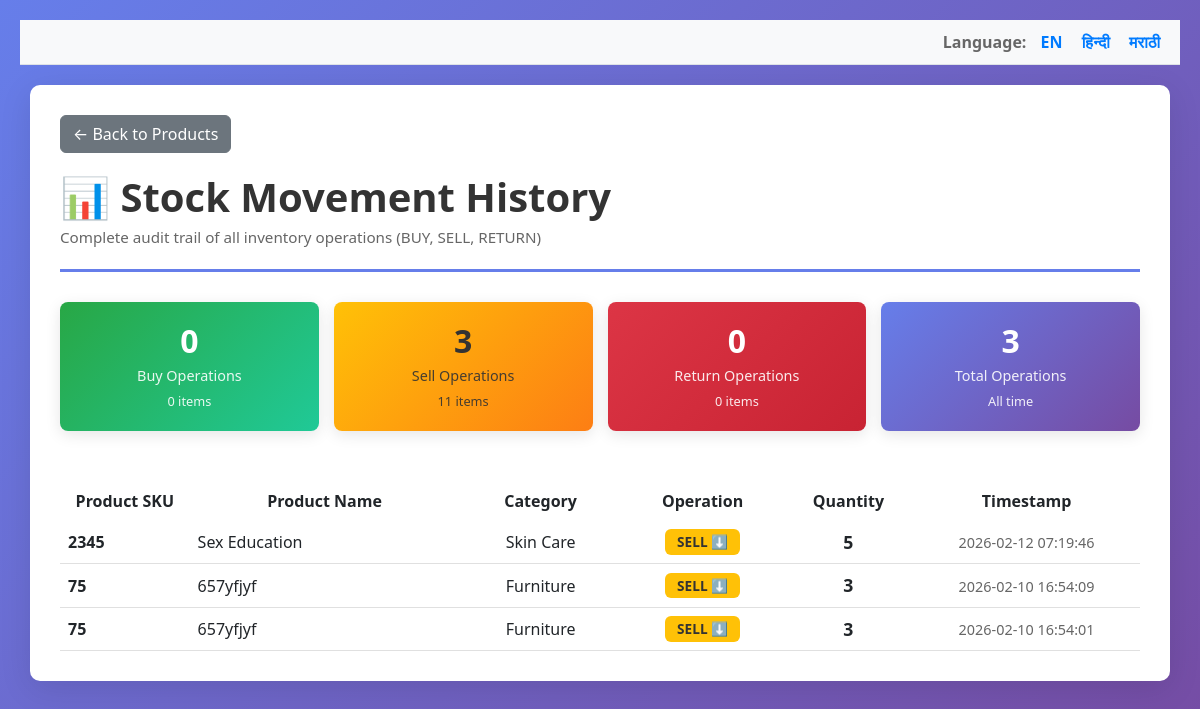
The page /stock-history on the database as committed earlier.
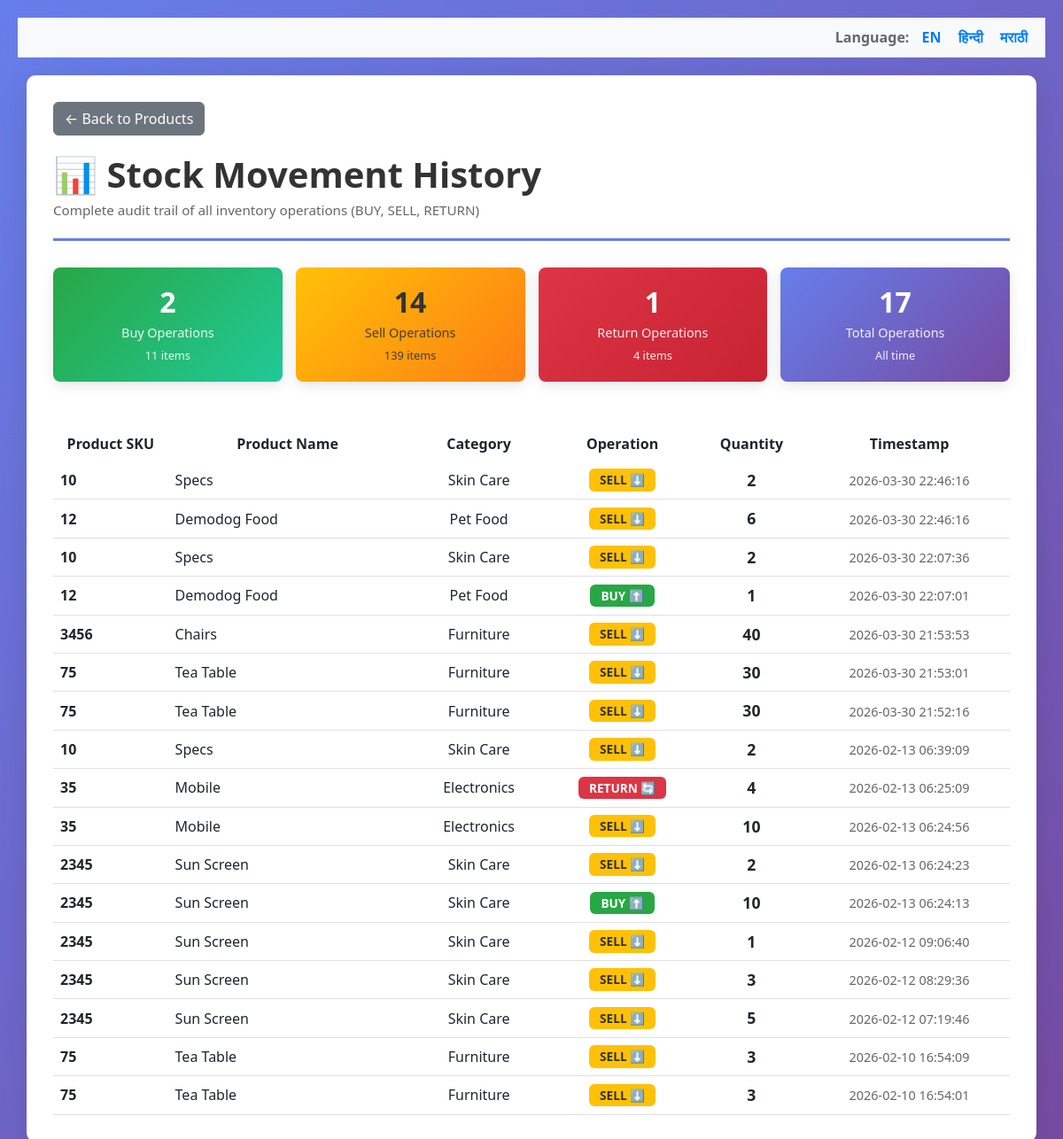
The same page on the database as committed later.
### tables this page shows
CREATE TABLE `STOCK MOVEMENT` (
            id INTEGER PRIMARY KEY AUTOINCREMENT,
            product_id INTEGER NOT NULL,
            type TEXT NOT NULL,
            quantity INTEGER NOT NULL,
            timestamp TIMESTAMP DEFAULT CURRENT_TIMESTAMP, discount REAL DEFAULT 0, final_price REAL, profit REAL,
            FOREIGN KEY (product_id) REFERENCES `PRODUCT TABLE (Core Table)`(ID)
        );

CREATE TABLE `PRODUCT TABLE (Core Table)` (
            ID INTEGER PRIMARY KEY AUTOINCREMENT,
            sku TEXT NOT NULL UNIQUE,
            Name TEXT NOT NULL,
            category_id INTEGER,
            price REAL NOT NULL,
            quantity INTEGER NOT NULL,
            shelf_number TEXT NOT NULL,
            reorder_level INTEGER NOT NULL,
            created_at TIMESTAMP DEFAULT CURRENT_TIMESTAMP, barcode_path TEXT, buy_price REAL NOT NULL DEFAULT 0, sell_price REAL NOT NULL DEFAULT 0,
            FOREIGN KEY (category_id) REFERENCES `CATEGORY TABLE`(id)
        );

CREATE TABLE `CATEGORY TABLE` (
            id INTEGER PRIMARY KEY AUTOINCREMENT,
            name TEXT NOT NULL,
            created_at TIMESTAMP DEFAULT CURRENT_TIMESTAMP
        );

### app.py (the view)
@app.route('/stock-history')
def stock_history():
    conn = get_db_connection()
    movements = conn.execute('''
        SELECT sm.id, sm.product_id, sm.type, sm.quantity, sm.timestamp,
               p.sku, p.Name, c.name as category_name
        FROM `STOCK MOVEMENT` sm
        JOIN `PRODUCT TABLE (Core Table)` p ON sm.product_id = p.ID
        LEFT JOIN `CATEGORY TABLE` c ON p.category_id = c.id
        ORDER BY sm.timestamp DESC
    ''').fetchall()
    conn.close()
    return render_template('stock_history.html', movements=movements)

### app.py (called while the page is built)
def get_locale():
    return session.get('lang', 'en')

def get_db_connection():
    conn = sqlite3.connect(DATABASE)
    conn.row_factory = sqlite3.Row
    return conn

### templates/stock_history.html (shortened to what the changed rows need)
<!DOCTYPE html>
<html lang="en">
<head>
    <link href="https://cdn.jsdelivr.net/npm/bootstrap@5.3.0/dist/css/bootstrap.min.css" rel="stylesheet">
</head>
<body>
    <div class="container">
        <div class="header">
            <h1>📊 {{ _('Stock Movement History') }}</h1>
        </div>
        {% if movements %}
            {% set buy_count = movements|selectattr('type', 'equalto', 'BUY')|list|length %}
            {% set sell_count = movements|selectattr('type', 'equalto', 'SELL')|list|length %}
            {% set return_count = movements|selectattr('type', 'equalto', 'RETURN')|list|length %}
            {% set buy_qty = movements|selectattr('type', 'equalto', 'BUY')|map(attribute='quantity')|sum %}
            {% set sell_qty = movements|selectattr('type', 'equalto', 'SELL')|map(attribute='quantity')|sum %}
            {% set return_qty = movements|selectattr('type', 'equalto', 'RETURN')|map(attribute='quantity')|sum %}
            <div class="stats">
                <div class="stat-card buy">
                    <h3>{{ buy_count }}</h3>
                    <p>{{ _('Buy Operations') }}</p>
                    <p style="font-size: 0.8rem;">{{ buy_qty }} {{ _('items') }}</p>
                </div>
                <div class="stat-card sell">
                    <h3>{{ sell_count }}</h3>
                    <p>{{ _('Sell Operations') }}</p>
                    <p style="font-size: 0.8rem;">{{ sell_qty }} {{ _('items') }}</p>
                </div>
                <div class="stat-card return">
                    <h3>{{ return_count }}</h3>
                    <p>{{ _('Return Operations') }}</p>
                    <p style="font-size: 0.8rem;">{{ return_qty }} {{ _('items') }}</p>
                </div>
                <div class="stat-card">
                    <h3>{{ movements|length }}</h3>
                    <p>{{ _('Total Operations') }}</p>
                    <p style="font-size: 0.8rem;">{{ _('All time') }}</p>
                </div>
            </div>
        {% endif %}
        <div class="table-wrapper">
            {% if movements %}
                <table class="table table-hover" style="margin-bottom: 0;">
                    <thead>
                        <tr>
                            <th style="width: 12%;">{{ _('Product SKU') }}</th>
                            <th style="width: 25%;">{{ _('Product Name') }}</th>
                            <th style="width: 15%;">{{ _('Category') }}</th>
                            <th style="width: 15%;">{{ _('Operation') }}</th>
                            <th style="width: 12%;">{{ _('Quantity') }}</th>
                            <th style="width: 21%;">{{ _('Timestamp') }}</th>
                        </tr>
                    </thead>
                    <tbody>
                        {% for movement in movements %}
                            <tr>
                                <td><strong>{{ movement.sku }}</strong></td>
                                <td>{{ movement.Name }}</td>
                                <td>
                                    {% if movement.category_name %}
                                        {{ movement.category_name }}
                                    {% else %}
                                        <span style="color: #999;">{{ _('Uncategorized') }}</span>
                                    {% endif %}
                                </td>
                                <td>
                                    {% if movement.type == 'BUY' %}
                                        <span class="badge badge-buy">BUY ⬆️</span>
                                    {% elif movement.type == 'SELL' %}
                                        <span class="badge badge-sell">SELL ⬇️</span>
                                    {% elif movement.type == 'RETURN' %}
                                        <span class="badge badge-return">RETURN 🔄</span>
                                    {% else %}
                                        <span class="badge bg-secondary">{{ movement.type }}</span>
                                    {% endif %}
                                </td>
                                <td>
                                    <span class="quantity">{{ movement.quantity }}</span>
                                </td>
                                <td>
                                    <span class="timestamp">{{ movement.timestamp }}</span>
                                </td>
                            </tr>
                        {% endfor %}
                    </tbody>
                </table>
            {% else %}
                <div class="no-data">
                    <h5>{{ _('No stock movements recorded yet') }}</h5>
                    <p>{{ _('Start by adding products and performing buy/sell/return operations') }}</p>
                </div>
            {% endif %}
        </div>
    </div>
</body>
</html>

Rows that differ between the two databases and show on the page:
added STOCK MOVEMENT: sku "10", Name "Specs", category_name "Skin Care", type "SELL ⬇️", quantity "2", timestamp "2026-03-30 22:46:16"
added STOCK MOVEMENT: sku "12", Name "Demodog Food", category_name "Pet Food", type "SELL ⬇️", quantity "6", timestamp "2026-03-30 22:46:16"
added STOCK MOVEMENT: sku "10", Name "Specs", category_name "Skin Care", type "SELL ⬇️", quantity "2", timestamp "2026-03-30 22:07:36"
added STOCK MOVEMENT: sku "12", Name "Demodog Food", category_name "Pet Food", type "BUY ⬆️", quantity "1", timestamp "2026-03-30 22:07:01"
added STOCK MOVEMENT: sku "3456", Name "Chairs", category_name "Furniture", type "SELL ⬇️", quantity "40", timestamp "2026-03-30 21:53:53"
added STOCK MOVEMENT: sku "75", Name "Tea Table", category_name "Furniture", type "SELL ⬇️", quantity "30", timestamp "2026-03-30 21:53:01"
added STOCK MOVEMENT: sku "75", Name "Tea Table", category_name "Furniture", type "SELL ⬇️", quantity "30", timestamp "2026-03-30 21:52:16"
added STOCK MOVEMENT: sku "10", Name "Specs", category_name "Skin Care", type "SELL ⬇️", quantity "2", timestamp "2026-02-13 06:39:09"
added STOCK MOVEMENT: sku "35", Name "Mobile", category_name "Electronics", type "RETURN 🔄", quantity "4", timestamp "2026-02-13 06:25:09"
added STOCK MOVEMENT: sku "35", Name "Mobile", category_name "Electronics", type "SELL ⬇️", quantity "10", timestamp "2026-02-13 06:24:56"
added STOCK MOVEMENT: sku "2345", Name "Sun Screen", category_name "Skin Care", type "SELL ⬇️", quantity "2", timestamp "2026-02-13 06:24:23"
added STOCK MOVEMENT: sku "2345", Name "Sun Screen", category_name "Skin Care", type "BUY ⬆️", quantity "10", timestamp "2026-02-13 06:24:13"
added STOCK MOVEMENT: sku "2345", Name "Sun Screen", category_name "Skin Care", type "SELL ⬇️", quantity "1", timestamp "2026-02-12 09:06:40"
added STOCK MOVEMENT: sku "2345", Name "Sun Screen", category_name "Skin Care", type "SELL ⬇️", quantity "3", timestamp "2026-02-12 08:29:36"
changed through a linked row, STOCK MOVEMENT (number 15 of 17 on the later page): Name "Sex Education" → "Sun Screen"
changed through a linked row, STOCK MOVEMENT (number 16 of 17 on the later page): Name "657yfjyf" → "Tea Table"
changed through a linked row, STOCK MOVEMENT (number 17 of 17 on the later page): Name "657yfjyf" → "Tea Table"
Other text that changed with them:
{{ buy_count }}: "0" → "2"
{{ buy_qty }}: "0" → "11"
{{ sell_count }}: "3" → "14"
{{ sell_qty }}: "11" → "139"
{{ return_count }}: "0" → "1"
{{ return_qty }}: "0" → "4"
{{ movements|length }}: "3" → "17"
